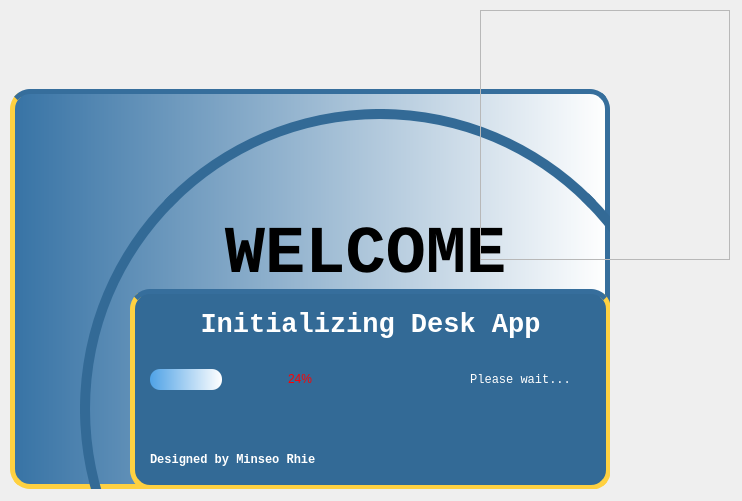
<?xml version="1.0" encoding="UTF-8"?>
<ui version="4.0">
 <class>MainWindow</class>
 <widget class="QMainWindow" name="MainWindow">
  <property name="geometry">
   <rect>
    <x>0</x>
    <y>0</y>
    <width>742</width>
    <height>501</height>
   </rect>
  </property>
  <property name="windowTitle">
   <string>MainWindow</string>
  </property>
  <widget class="QWidget" name="centralwidget">
   <widget class="QFrame" name="main_bg_frame">
    <property name="geometry">
     <rect>
      <x>10</x>
      <y>89</y>
      <width>600</width>
      <height>400</height>
     </rect>
    </property>
    <property name="styleSheet">
     <string notr="true">border-radius: 20px;
background-color: qlineargradient(spread:pad, x1:0, y1:1, x2:1, y2:1, stop:0 rgba(55, 115, 165, 255), stop:1 rgba(255, 255, 255, 255));
border-bottom: 5px solid rgb(255, 209, 65);
border-right: 5px solid rgb(54, 110, 156);
border-top: 5px solid rgb(54, 110, 156);
border-left: 5px solid rgb(255, 209, 65);</string>
    </property>
    <property name="frameShape">
     <enum>QFrame::StyledPanel</enum>
    </property>
    <property name="frameShadow">
     <enum>QFrame::Raised</enum>
    </property>
    <widget class="QFrame" name="logo_frame">
     <property name="geometry">
      <rect>
       <x>0</x>
       <y>0</y>
       <width>181</width>
       <height>151</height>
      </rect>
     </property>
     <property name="styleSheet">
      <string notr="true">image: url(:/images/image/python_logo.png);
background-color: none;
border: none</string>
     </property>
     <property name="frameShape">
      <enum>QFrame::StyledPanel</enum>
     </property>
     <property name="frameShadow">
      <enum>QFrame::Raised</enum>
     </property>
    </widget>
    <widget class="QFrame" name="middle_line_first">
     <property name="geometry">
      <rect>
       <x>70</x>
       <y>20</y>
       <width>600</width>
       <height>600</height>
      </rect>
     </property>
     <property name="styleSheet">
      <string notr="true">background-color: none;
border: 10px solid rgb(51, 106, 150);
border-radius: 300px;</string>
     </property>
     <property name="frameShape">
      <enum>QFrame::StyledPanel</enum>
     </property>
     <property name="frameShadow">
      <enum>QFrame::Raised</enum>
     </property>
    </widget>
    <widget class="QLabel" name="welcome_label">
     <property name="geometry">
      <rect>
       <x>180</x>
       <y>130</y>
       <width>351</width>
       <height>71</height>
      </rect>
     </property>
     <property name="font">
      <font>
       <family>Courier New</family>
       <pointsize>50</pointsize>
       <weight>75</weight>
       <bold>true</bold>
      </font>
     </property>
     <property name="styleSheet">
      <string notr="true">border: none;
background-color: none;</string>
     </property>
     <property name="text">
      <string>WELCOME</string>
     </property>
     <property name="alignment">
      <set>Qt::AlignCenter</set>
     </property>
    </widget>
    <widget class="QFrame" name="more_info_frame">
     <property name="geometry">
      <rect>
       <x>120</x>
       <y>200</y>
       <width>481</width>
       <height>201</height>
      </rect>
     </property>
     <property name="styleSheet">
      <string notr="true">background-color: rgb(51, 106, 150);
border-bottom: 5px solid rgb(255, 209, 65);
border-top: 5px solid rgb(54, 110, 156);
border-right: 5px solid rgb(255, 209, 65);
border-left: 5px solid rgb(255, 209, 65);
border-radius: 20px;</string>
     </property>
     <property name="frameShape">
      <enum>QFrame::StyledPanel</enum>
     </property>
     <property name="frameShadow">
      <enum>QFrame::Raised</enum>
     </property>
     <widget class="QLabel" name="loading_status">
      <property name="geometry">
       <rect>
        <x>10</x>
        <y>10</y>
        <width>461</width>
        <height>51</height>
       </rect>
      </property>
      <property name="font">
       <font>
        <family>Consolas</family>
        <pointsize>20</pointsize>
        <weight>75</weight>
        <bold>true</bold>
       </font>
      </property>
      <property name="styleSheet">
       <string notr="true">border:none;
color:rgb(255, 255, 255);</string>
      </property>
      <property name="text">
       <string>Initializing Desk App</string>
      </property>
      <property name="alignment">
       <set>Qt::AlignCenter</set>
      </property>
     </widget>
     <widget class="QLabel" name="loading_progress_status">
      <property name="geometry">
       <rect>
        <x>320</x>
        <y>70</y>
        <width>141</width>
        <height>41</height>
       </rect>
      </property>
      <property name="font">
       <font>
        <family>Consolas</family>
       </font>
      </property>
      <property name="styleSheet">
       <string notr="true">border:none;
color:rgb(255, 255, 255);</string>
      </property>
      <property name="text">
       <string>Please wait...</string>
      </property>
      <property name="alignment">
       <set>Qt::AlignCenter</set>
      </property>
      <property name="wordWrap">
       <bool>true</bool>
      </property>
     </widget>
     <widget class="QLabel" name="credit_label">
      <property name="geometry">
       <rect>
        <x>20</x>
        <y>150</y>
        <width>221</width>
        <height>41</height>
       </rect>
      </property>
      <property name="font">
       <font>
        <family>Consolas</family>
        <weight>75</weight>
        <bold>true</bold>
       </font>
      </property>
      <property name="styleSheet">
       <string notr="true">border:none;
color: rgb(255, 255, 255);</string>
      </property>
      <property name="text">
       <string>Designed by Minseo Rhie</string>
      </property>
     </widget>
     <widget class="QProgressBar" name="my_progressBar">
      <property name="geometry">
       <rect>
        <x>20</x>
        <y>80</y>
        <width>301</width>
        <height>21</height>
       </rect>
      </property>
      <property name="styleSheet">
       <string notr="true">QProgressBar {
	background-color:rgb(51, 106, 150);
	border-style:none;
	text-align:center;
	color: rgb(255, 0, 0);
}

QProgressBar::chunk{
	background-color: qlineargradient(spread:pad, x1:0, y1:1, x2:1, y2:1, stop:0 rgba(79, 162, 230, 255), stop:1 rgba(255, 255, 255, 255));
	border-radius: 10px;
}</string>
      </property>
      <property name="value">
       <number>24</number>
      </property>
     </widget>
    </widget>
   </widget>
   <widget class="QFrame" name="python_frame">
    <property name="geometry">
     <rect>
      <x>480</x>
      <y>10</y>
      <width>250</width>
      <height>250</height>
     </rect>
    </property>
    <property name="styleSheet">
     <string notr="true">image: url(:/images/image/python.png);</string>
    </property>
    <property name="frameShape">
     <enum>QFrame::StyledPanel</enum>
    </property>
    <property name="frameShadow">
     <enum>QFrame::Raised</enum>
    </property>
   </widget>
  </widget>
 </widget>
 <resources>
  <include location="python_app.qrc"/>
 </resources>
 <connections/>
</ui>
